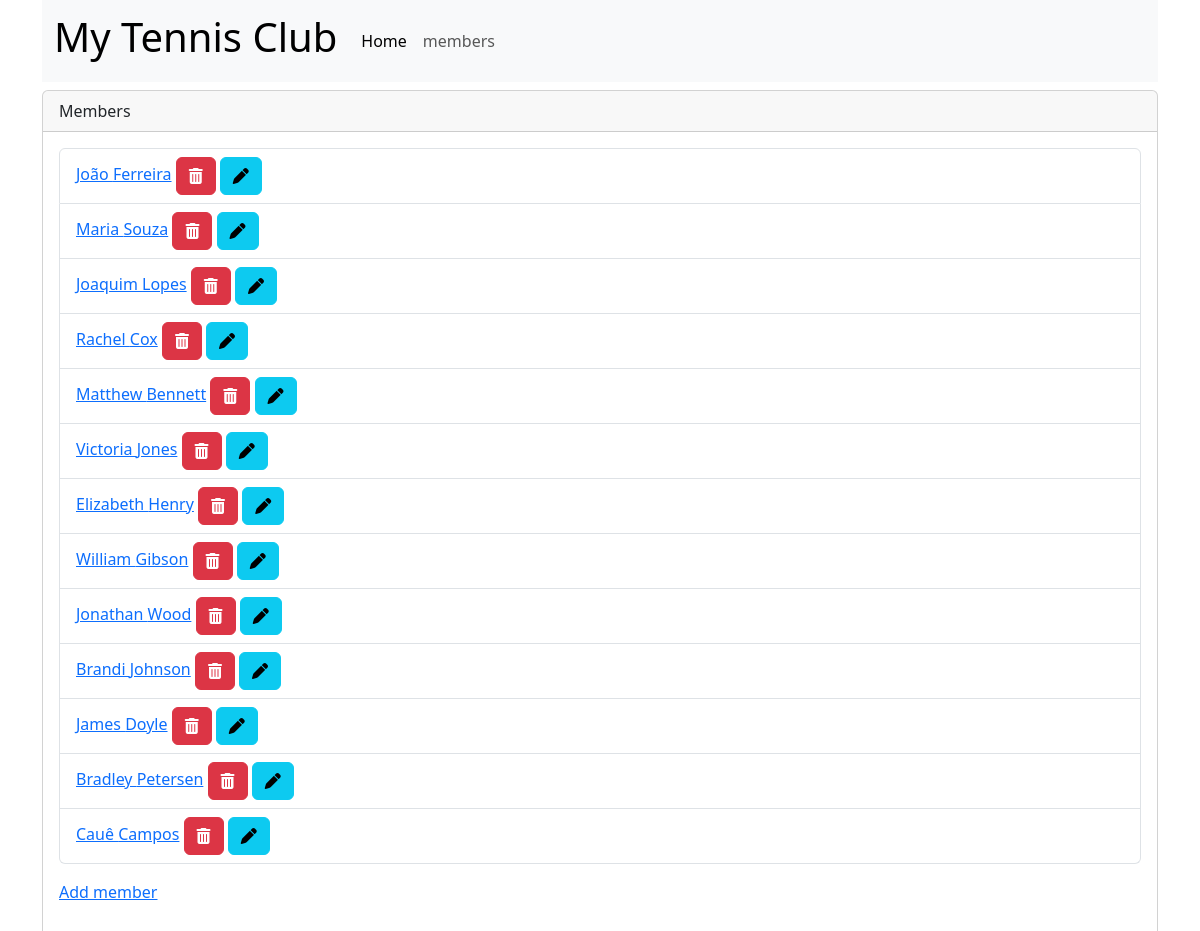
/members/, run on an earlier commit of the app's database.
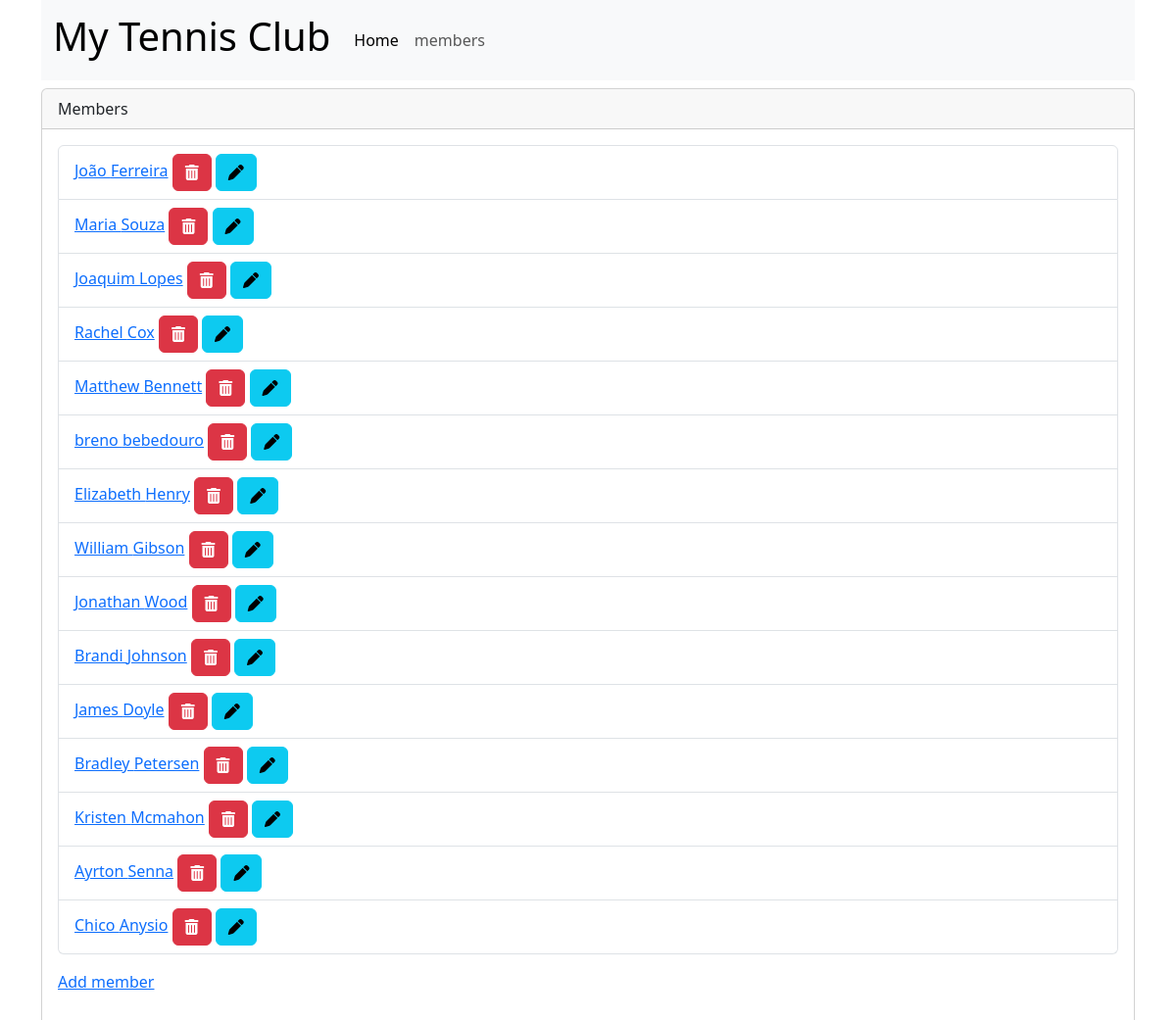
And on a later commit of the database.
### members/models.py (models this page shows, shortened)
class Member(models.Model):
    firstname = models.CharField(max_length=255)
    lastname = models.CharField(max_length=255)
    phone = models.IntegerField(null=True)
    joined_date = models.DateField(null=True)

### members/views.py (the view)
# urls.py: path('members/', views.members, name='members'),
def members(request):
    mymembers = Member.objects.all().values()
    context = {
        'mymembers': mymembers
    }
    template = loader.get_template('all_members.html')
    return HttpResponse(template.render(context, request))

### members/templates/all_members.html (shortened to what this page needs)
{% extends "master.html" %}
{% block content %}
<div class="card mt-2">
    <div class="card-header">
        Members
    </div>
    <div class="card-body">
        <ul class="list-group">
            {% for x in mymembers %}
            <li class="list-group-item">
                <a href="details/{{x.id}}">{{x.firstname}} {{x.lastname}}</a>
                <a href="delete/{{x.id}}" class="btn btn-danger"><i class="fa-solid fa-trash-can"></i></a>
                <a href="update/{{x.id}}" class="btn btn-info"><i class="fa-solid fa-pen"></i></a>
            </li>
            {% endfor %}
        </ul>
        <p class="mt-3">
            <a href="add/">Add member</a>
        </p>
    </div>
</div>
{% endblock  %}

### members/templates/master.html (shortened to what this page needs)
<!DOCTYPE html>
<html lang="pt">
<head>
    <link href="https://cdn.jsdelivr.net/npm/bootstrap@5.3.0-alpha1/dist/css/bootstrap.min.css" rel="stylesheet"></link>
</head>
<body>
    <div class="container">
        {% include 'navbar.html' %}
        {% block content %}
        {% endblock %}
    </div>
</body>
</html>

### members/templates/navbar.html (shortened to what this page needs)
<nav class="navbar navbar-expand-lg bg-body-tertiary">
    <div class="container-fluid">
        <a class="navbar-brand" href="#">
            <h1>My Tennis Club</h1>
        </a>
        <div class="collapse navbar-collapse" id="navbarNav">
            <ul class="navbar-nav">
                <li class="nav-item">
                    <a class="nav-link active" aria-current="page" href="/">Home</a>
                </li>
                <li class="nav-item">
                    <a class="nav-link" aria-current="page" href="/members">members</a>
                </li>
            </ul>
        </div>
    </div>
</nav>

What changed in the data, as far as the page shows it:
removed Member: firstname "Victoria", lastname "Jones"
removed Member: firstname "Cauê", lastname "Campos"
added Member: firstname "breno", lastname "bebedouro"
added Member: firstname "Kristen", lastname "Mcmahon"
added Member: firstname "Ayrton", lastname "Senna"
added Member: firstname "Chico", lastname "Anysio"
